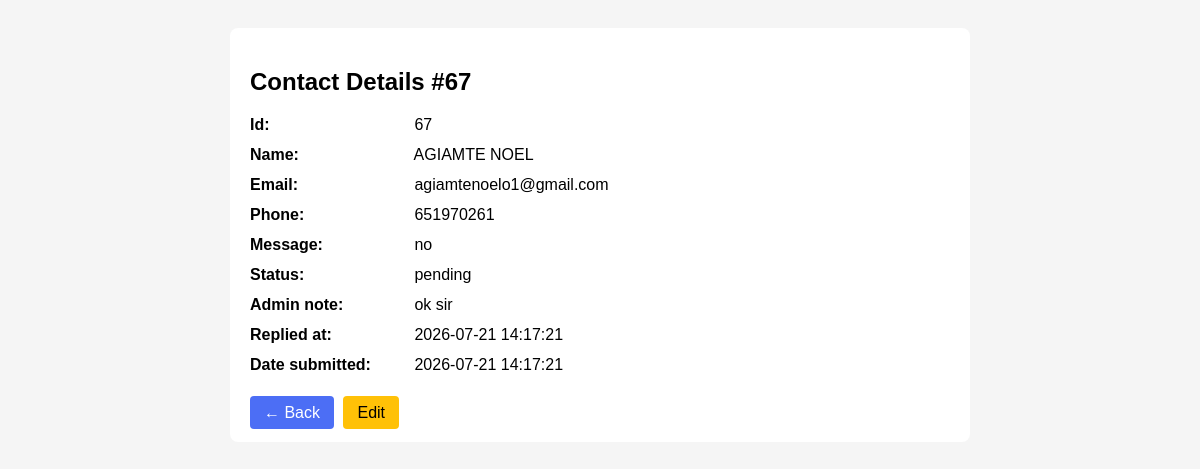
Page /contact_details.php?id=67 on the committed database.
### tables this page shows
CREATE TABLE `contacts` (
  `id` int(11) NOT NULL,
  `name` varchar(100) NOT NULL,
  `email` varchar(50) DEFAULT NULL,
  `phone` varchar(50) NOT NULL,
  `message` text DEFAULT NULL,
  `status` varchar(20) NOT NULL DEFAULT 'pending',
  `admin_note` text DEFAULT NULL,
  `replied_at` datetime DEFAULT NULL,
  `date_submitted` datetime DEFAULT current_timestamp()
);

### contact_details.php (the view, shortened to what this page needs)
<?php
include 'config.php';
$id = $_GET['id'] ?? 0;
$res = $conn->query("SELECT * FROM contacts WHERE id=$id");
$contact = $res->fetch_assoc();
?>
<!DOCTYPE html>
<html>
<head><title>Details</title>
</head>
<body>
<div class="card">
<h2>Contact Details #<?= $contact['id'] ?></h2>
<?php foreach($contact as $key => $val): ?>
<div class="row"><span class="label"><?= ucfirst(str_replace('_',' ',$key)) ?>:</span> <?= nl2br(htmlspecialchars($val)) ?></div>
<?php endforeach; ?>
<br>
<a href="contacts.php" class="btn">← Back</a>
<a href="contacts.php?action=edit&id=<?= $contact['id'] ?>" class="btn" style="background:#ffc107; color:#000;">Edit</a>
</div>
</body>
</html>

### contact_details.php (style rules this page uses)
body { font-family:Arial; padding:20px; background:#f5f5f5; }
.card { background:#fff; padding:20px; border-radius:8px; max-width:700px; margin:auto; }
.row { margin-bottom:12px; }
.label { font-weight:bold; width:160px; display:inline-block; }
.btn { padding:8px 14px; background:#4c6ef5; color:#fff; text-decoration:none; border-radius:4px; margin-right:5px; }

### rows in the picture
contacts: id "67", name "AGIAMTE NOEL", email "agiamtenoelo1@gmail.com", phone "651970261", message "no", status "pending", admin_note "ok sir", replied_at "2026-07-21 14:17:21", date_submitted "2026-07-21 14:17:21"

### other values in the picture
str_replace('_',' ',$key) "Id"
str_replace('_',' ',$key) "Name"
str_replace('_',' ',$key) "Email"
str_replace('_',' ',$key) "Phone"
str_replace('_',' ',$key) "Message"
str_replace('_',' ',$key) "Status"
str_replace('_',' ',$key) "Admin note"
str_replace('_',' ',$key) "Replied at"
str_replace('_',' ',$key) "Date submitted"
